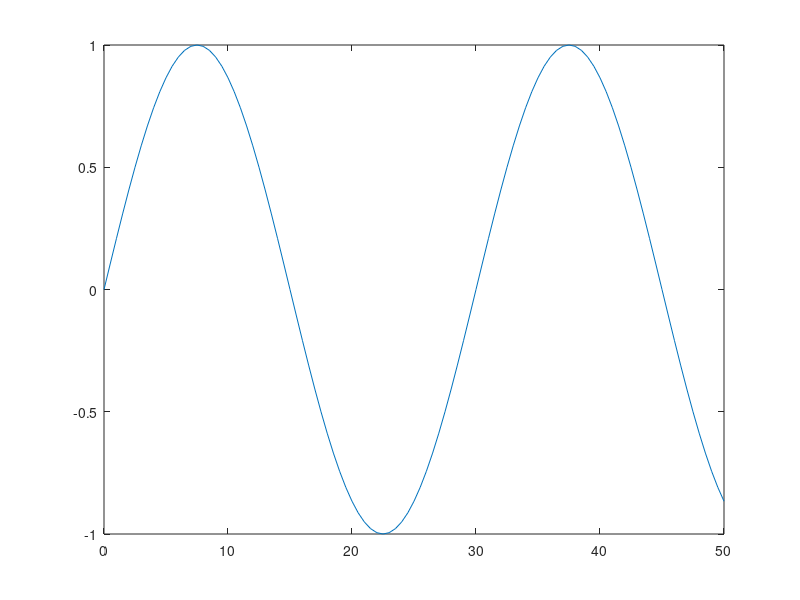

MATLAB code to generate this figure: (Note: this script raises an error after producing the figure.)
%% Adsorption Model

function Model
close all
clear
clc

%% Initialisation

t0 = 0;         % Initial Time s
tf = 10;       % Final time s
dt = .1;         % Time step
t = [t0:dt:tf]'; % Time vector

L = 50;         % Max Column length (m)
z = [0:.5:L]';   % Mesh generation
n = length(z);  % Size of mesh grid

c_const = 1;
%% ODE15S Solver

y_fun = @(x) heaviside(x-15).*(x-15) - heaviside(x-25).*(x-25) ...
    - heaviside(x-25).*(x-25) + heaviside(x-35).*(x-35);

y_fun = @(x) sin((pi/15)*x);
% Initial Conditions
% Initial condition for the entrance only (c(x=0,t=0) = 15, c(x!=0,t=0) = 0)
% c0 = zeros(n,1);
% c0(1) = 15;
% c0 = 25*ones(n,1); % Initial condition for all x postions (c(x,t=0) = 15)
c0 = y_fun(z);

figure
plot(z,y_fun(z))

y0 = [c0];
function dydt = deq(t, y)
    load parameters
    c = y(1:n);
    dcdt = zeros(n,1);
    dcdz = zeros(n,1);
    d2cdz2 = zeros(n,1);
    
    % Boundary condition for x0 at all times
    % c(x=0,t)
    dcdz(1) = 0;
    d2cdz2(1) = 0;
    
    for i=2:n-1
      dcdz(i) = (c(i)-c(i-1))/(z(i)-z(i-1));
      d2cdz2(i) = (c(i+1)-2*c(i)+c(i-1))/(z(i+1)-z(i))^2;
    end
    
    % Boundary condition for xn at all times
    dcdz(n) = 0;
    d2cdz2(n) = 0;

%     for i=1:n
%         dcdt(i) = -d2cdz2(i);
%     end
    % Differential Equation
    dcdt = -c_const*dcdz;
    
    dydt = [dcdt];
end

%% Numerical Solution

save parameters
options=odeset('RelTol',1e-9,'AbsTol',1e-9);

[t, Y] = ode15s(@deq,t,y0,options);
c_matrix = Y(:,1:n);
tot_matrix = Y;

% [X,Y] = meshgrid(z(1:1:end,1:1:end),t(1:1:end,1:1:end));
% Z = c_matrix(1:1:end,1:1:end);
% figure
% h = surf(X,Y,Z)
% set(h,'LineStyle','none')

[X,Y] = meshgrid(z,t);
Z = c_matrix;
figure
c = surf(X,Y,Z);
% set(c,'LineStyle','none')

title('Numerical solution computed with 20 mesh points')
xlabel('Distance x')
ylabel('Time t')


%% Analatical Solution
% Differential Equation dcdt = -c_const*dcdz;

[X,Y] = meshgrid(z,t);
Z = zeros(length(t),n);
for i = 1:1:length(t)
    Z(i,:) = y_fun(z-c_const*t(i));
end
figure
c = surf(X,Y,Z);
% set(c,'LineStyle','none')

title('Analatical solution')
xlabel('Distance x')
ylabel('Time t')



end